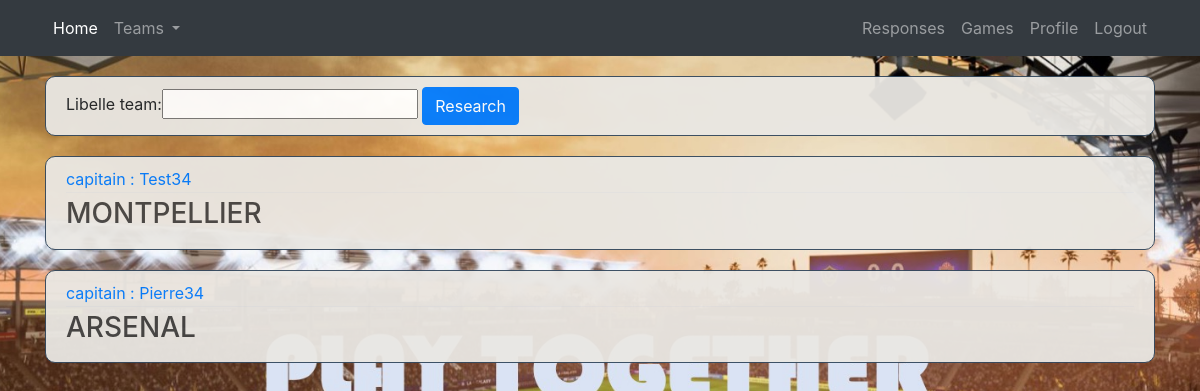
The app's page /team/research_team/ (signed in) with its own data.
### team/models.py (models this page shows, shortened)
class Team (models.Model):
	libelle_team = models.CharField(max_length=30, unique=True)
	nb_players_max = models.PositiveIntegerField(null=True)
	nb_players = models.PositiveIntegerField(null=True)
	date_creation = models.DateTimeField(verbose_name='date creation', auto_now=True)
	creator = models.ForeignKey(Account, on_delete=models.CASCADE)

### account/models.py (models this page shows, shortened)
class Account(AbstractBaseUser):
	username = models.CharField(max_length=30, unique=True)
	first_name = models.CharField(max_length=30, unique=False)
	last_name = models.CharField(max_length=30, unique=False)
	email = models.EmailField(verbose_name="email", max_length=60, unique=True)
	is_captain = models.BooleanField(default=False)
	city = models.CharField(max_length=30)
	numTel = models.CharField(max_length=10, unique=True)
	image = models.ImageField(default='default.jpg', upload_to='profile_pics')
	date_joined = models.DateTimeField(verbose_name='date joined', auto_now_add=True)
	last_login = models.DateTimeField(verbose_name='last login', auto_now=True)
	is_admin = models.BooleanField(default=False)
	is_active = models.BooleanField(default=True)
	is_staff = models.BooleanField(default=False)
	is_superuser = models.BooleanField(default=False)
	USERNAME_FIELD = 'email'
	REQUIRED_FIELDS = ['username','first_name','last_name','is_captain', 'city', 'numTel']
	objects = MyAccountManager()
	def __str__(self):
		return self.username

### team/views.py (the view)
# urls.py: path('research_team/', ResearchTeam, name='research_team'),
@login_required
def ResearchTeam(request):
	myteams = BelongToTeam.objects.filter(player=request.user)
	myteamstab=[]
	for i in myteams:
		myteamstab.append(i.team.libelle_team)
	teams = Team.objects.exclude(libelle_team__in=myteamstab)
	myFilter = TeamFilter(request.GET, queryset=teams)
	teams  = myFilter.qs
	context = {'teams' : teams, 'myFilter' : myFilter }
	return render(request, 'team/find_team.html', context)

### team/templates/team/find_team.html
{% extends "project/base.html" %}
{% block content %}
<div class="content-section">
	<form action="" method="get">
		{{ myFilter.form }}
		<button class="btn btn-primary" type="submit">Research</button>
	</form>
</div>
{% for team in teams %}
<article class="media content-section">
	<div class="media-body">
		<div class="article-metadata">
			<a class="mr-2" href="#">capitain : {{ team.creator }}</a>
		</div>
			<h3><a class="article-title" href="{% url 'join_team' team.id %}">{{ team.libelle_team }}</a></h3>
	</div>
</article>
{% endfor %}
{% endblock content %}

### project/static/project/main3.css (style rules this page uses)
body { background-image: url("./home-image2.jpg"); background-attachment: fixed; background-position: center; background-repeat: no-repeat; background-size: cover; }
.content-section { background: #E9E7E3 ; opacity: 0.95; margin-right: auto; margin-left: auto; padding: 10px 20px; border : 1px solid #34495E; border-radius: 10px; margin-bottom: 20px; margin-top: 20px; }
.article-title { color: #444444; }
.article-metadata { padding-bottom: 1px; margin-bottom: 4px; border-bottom: 1px solid #e3e3e3 }

### records on screen
Team: creator "Test34", libelle_team "MONTPELLIER"
Team: creator "Pierre34", libelle_team "ARSENAL"
